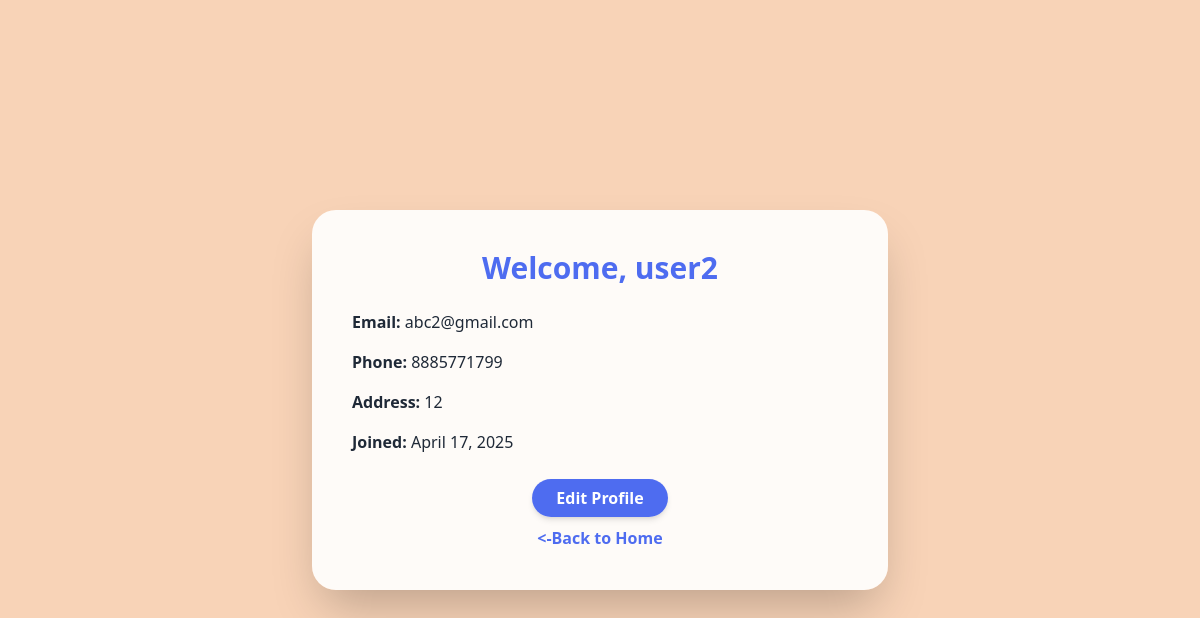
The app's page /profile.php (signed in), older data.
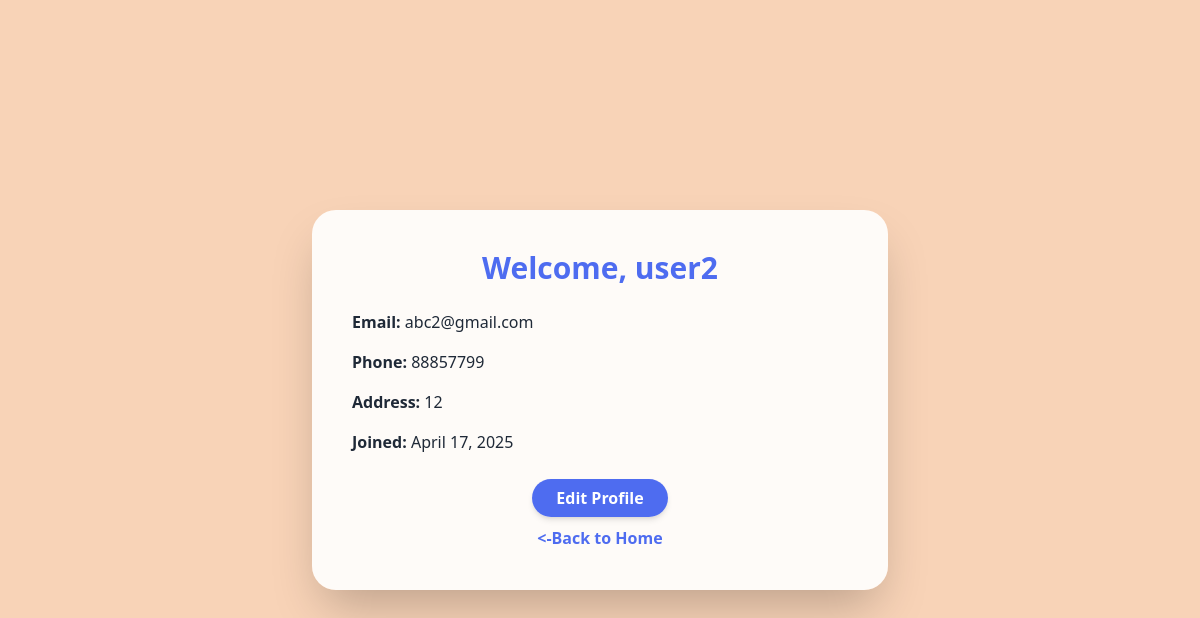
The same page, newer data.
### tables this page shows
CREATE TABLE `users` (
  `user_id` int(11) NOT NULL,
  `username` varchar(50) NOT NULL,
  `email` varchar(100) NOT NULL,
  `password` varchar(255) NOT NULL,
  `Address` varchar(255) DEFAULT NULL,
  `phone_number` varchar(15) DEFAULT NULL,
  `created_at` timestamp NOT NULL DEFAULT current_timestamp(),
  `role` enum('buyer','seller','admin') DEFAULT 'buyer'
);

### profile.php (the view, shortened to what this page needs)
<?php
$conn = new mysqli("localhost", "root", "", "loomify");
$user_id = $_SESSION['user_id'];
$sql = "SELECT * FROM users WHERE user_id = ?";
$stmt = $conn->prepare($sql);
$stmt->bind_param("i", $user_id);
$stmt->execute();
$result = $stmt->get_result();
$user = $result->fetch_assoc();
?>
<!DOCTYPE html>
<html lang="en">
<head>
  <script src="https://cdn.tailwindcss.com"></script>
</head>
<body class="min-h-screen flex items-center justify-center p-6" style="background-color: rgb(248, 211, 183);">
  <div class="bg-white/90 shadow-2xl rounded-3xl p-10 w-full max-w-xl">
    <h2 class="text-3xl font-bold text-center text-[#4e6cf0] mb-6">Welcome, <?= htmlspecialchars($user['username']) ?></h2>
    <div class="space-y-4 text-gray-800">
      <p><span class="font-semibold">Email:</span> <?= htmlspecialchars($user['email']) ?></p>
      <p><span class="font-semibold">Phone:</span> <?= htmlspecialchars($user['phone_number'] ?? 'Not Provided') ?></p>
      <p><span class="font-semibold">Address:</span> <?= htmlspecialchars($user['Address'] ?? 'Not Provided') ?></p>
      <p><span class="font-semibold">Joined:</span> <?= date('F j, Y', strtotime($user['created_at'])) ?></p>
    </div>
    <div class="mt-8 text-center">
      <a href="updateprofile.php" class="bg-[#4e6cf0] hover:bg-[#3d59d9] text-white px-6 py-2 rounded-full font-semibold shadow-md transition">
        Edit Profile
      </a>
    </div>
    <div class="mt-4 text-center">
    <a href="index.php" class="text-[#4e6cf0] hover:underline font-semibold">
        <-Back to Home
    </a>
</div>
  </div>
</body>
</html>

Row changes from the older to the newer data that the page shows:
changed users "user2": phone_number "8885771799" → "88857799"
